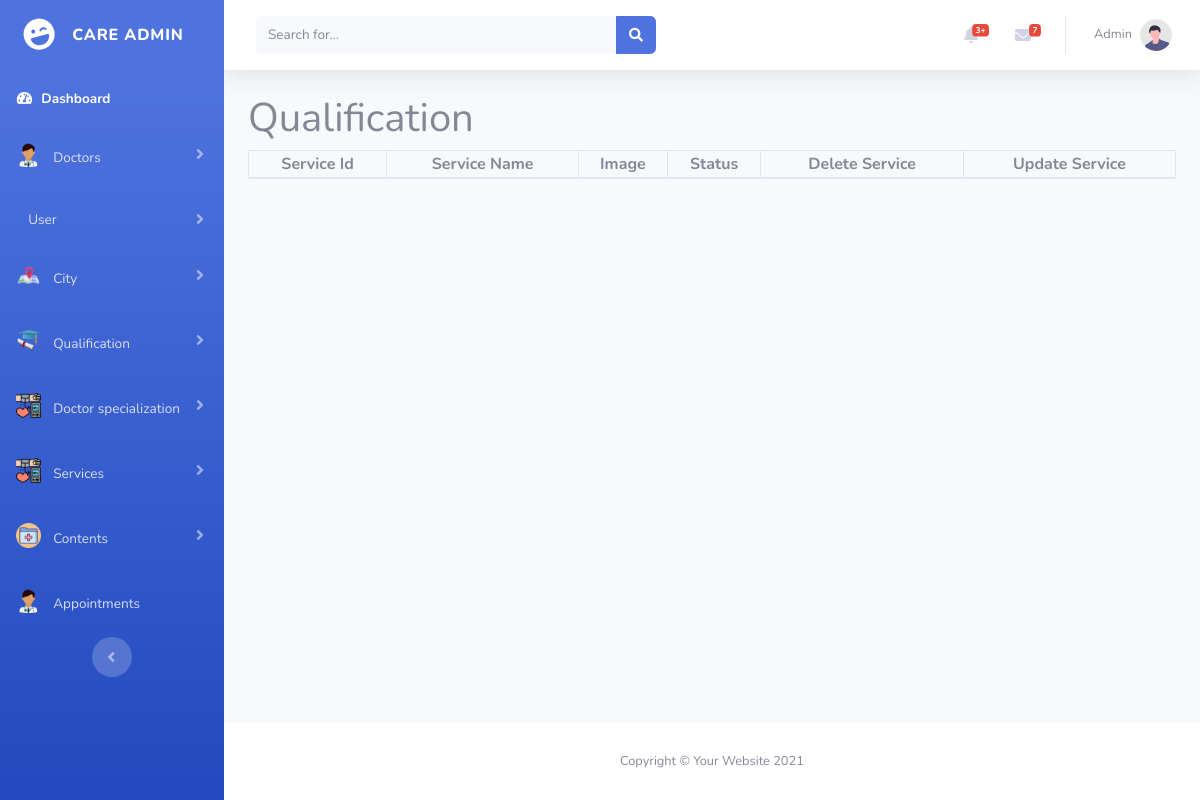
Page /admin/view_services.php (signed in) on the earlier database version.
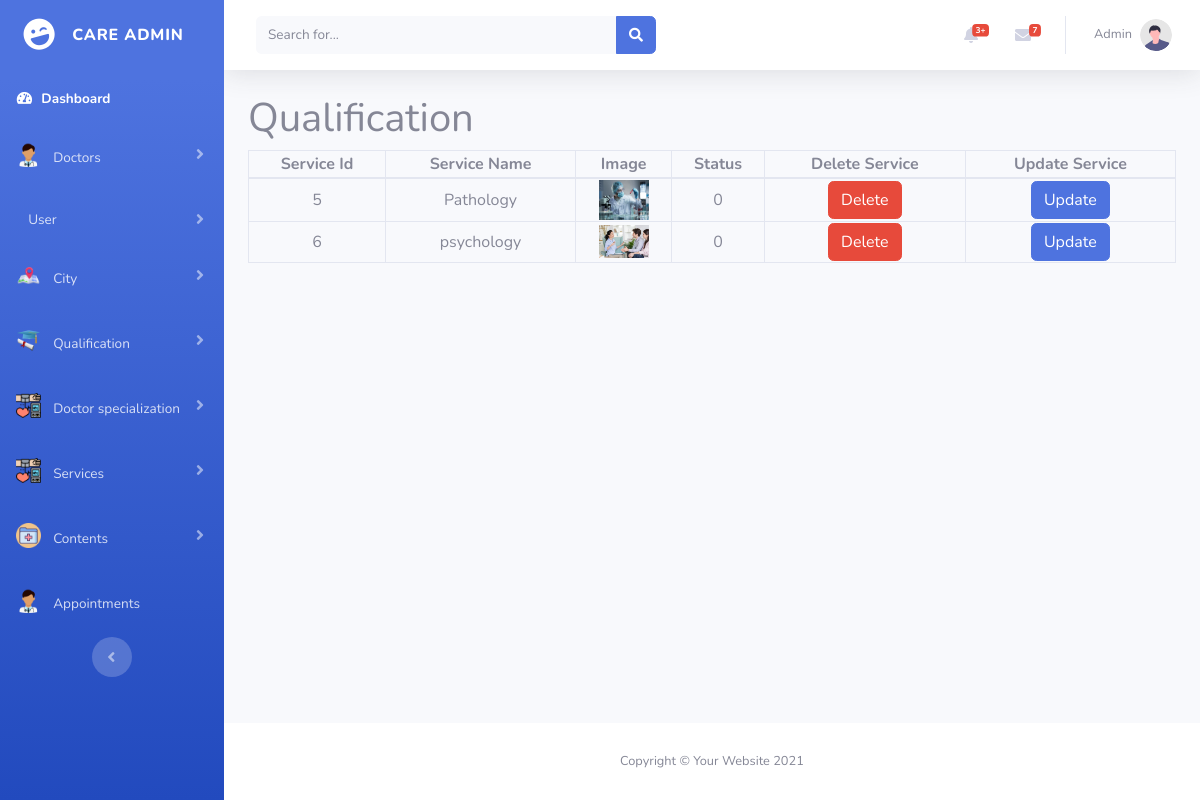
Same page on the later database version.
### tables this page shows
CREATE TABLE `services` (
  `service_id` int(11) NOT NULL,
  `service_name` varchar(200) NOT NULL,
  `status` int(11) NOT NULL,
  `image` varchar(500) NOT NULL
);

### admin/view_services.php (the view, shortened to what this page needs)
<?php
include("connection.php");
$select_service_query = "SELECT * FROM `services`";
$run_select_service_query = mysqli_query($connection, $select_service_query);
?>
<!DOCTYPE html>
<html lang="en">
<head>
    <link href="vendor/fontawesome-free/css/all.min.css" rel="stylesheet" type="text/css">
    <link href="https://cdn.jsdelivr.net/npm/bootstrap@5.0.2/dist/css/bootstrap.min.css" rel="stylesheet"
>
    <link href="css/sb-admin-2.min.css" rel="stylesheet">
</head>
<body id="page-top">
    <div id="wrapper">
        <?php include 'sidebar.php';?>
        <div id="content-wrapper" class="d-flex flex-column">
            <div id="content">
                <?php include 'topbar.php';?>
                <div class="container">
                        <h1>Qualification</h1>
                        <table class="table-bordered w-100 text-center">
                            <thead>
                                <th>Service Id</th>
                                <th>Service Name</th>
                                <th>Image</th>
                                <th>Status</th>
                                <th>Delete Service</th>
                                <th>Update Service</th>
                            </thead>
                            <tbody>
                                <?php while($row_service = mysqli_fetch_array($run_select_service_query)){?>
                              <tr>
                                        <td><?php echo $row_service['service_id']; ?></td>
                                        <td><?php echo $row_service['service_name']; ?></td>
                                        <td><img width="50" src="<?php echo $row_service['image']; ?>" alt=""></td>
                                        <td><?php echo $row_service['status']; ?></td>
                                        <td><a href="delete_service.php?cat_id=<?php echo $row_service['service_id']; ?>" class="btn btn-danger">Delete</a></td>
                                        <td><a href="update_service.php?cat_id=<?php echo $row_service['service_id']; ?>" class="btn btn-primary">Update</a></td>
                              </tr>
                                <?php } ?>
                            </tbody>
                        </table>
                </div>
            </div>
            <?php include 'footer.php' ?>
        </div>
    </div>
</body>
</html>

Differences in the rows shown:
added services: service_id "5", service_name "Pathology", image (picture), status "0"
added services: service_id "6", service_name "psychology", image (picture), status "0"
